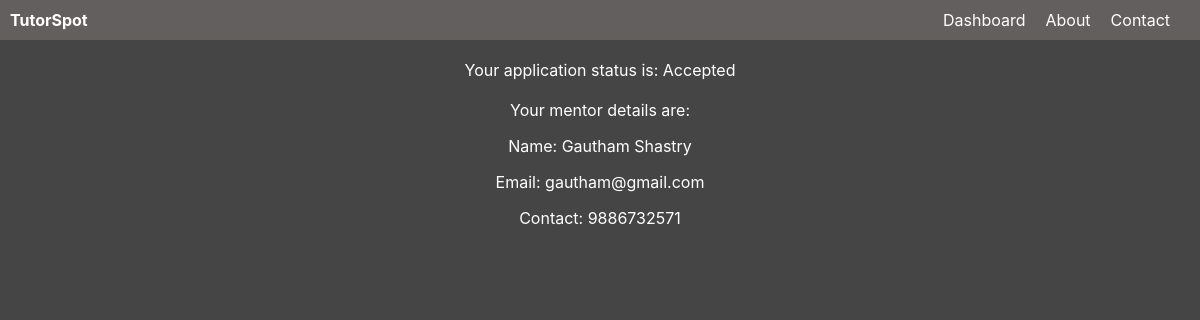
The page /NGO/mentor.php on the database its author committed.
### tables this page shows
CREATE TABLE `ngo_registration` (
  `id` int(11) NOT NULL,
  `ngo_name` varchar(50) NOT NULL,
  `cord` varchar(50) NOT NULL,
  `email` varchar(100) NOT NULL,
  `phone` varchar(100) NOT NULL,
  `no_stud` varchar(100) NOT NULL,
  `age` varchar(100) NOT NULL,
  `application` varchar(500) DEFAULT NULL,
  `STATUS` varchar(100) DEFAULT NULL
);

CREATE TABLE `mentors` (
  `id` int(11) NOT NULL,
  `name` varchar(50) NOT NULL,
  `email` varchar(100) NOT NULL,
  `phone` varchar(255) NOT NULL,
  `ORG_EMAIL` varchar(255) DEFAULT NULL
);

### NGO/mentor.php (the view, shortened to what this page needs)
<!DOCTYPE html>
<html>
	<head>
        <link href="style.css" rel="stylesheet" type="text/css">
		<link rel="stylesheet" href="https://cdnjs.cloudflare.com/ajax/libs/font-awesome/6.2.0/css/all.min.css">
	</head>
	<body>
        <div class="header">
            <h1>TutorSpot</h1>
            <nav>
                <ul>
                    <li><a href="dashboard.html">Dashboard</a></li>
                    <li><a href="#">About</a></li>
                    <li><a href="#">Contact</a></li>
                </ul>
            </nav>
        </div>
        <?php
            $conn = mysqli_connect("localhost", "root", "", "tutorspot");
            $org_email = 'hope@gmail.com';
            $sql = "SELECT name,email,phone FROM mentors WHERE org_email = '$org_email'";
            $sql1 = "SELECT status FROM ngo_registration WHERE email = '$org_email'";
            $result = mysqli_query($conn, $sql);
            $result1 = mysqli_query($conn, $sql1);
if (mysqli_num_rows($result1) > 0 ) {
                      while($row = mysqli_fetch_assoc($result1)) {
                        echo '<div class="status"><p>Your application status is: ' . $row["status"] . '</p></div>';
              }
          } else {
              echo "No results found.";
  }
            if (mysqli_num_rows($result) > 0 ) {
                    while($row = mysqli_fetch_assoc($result)) {
                        echo '<div class="mentor-details">';
                        echo '<p>Your mentor details are:</p>';
                        echo '<p>Name: ' . $row["name"] . '</p>';
                        echo '<p>Email: ' . $row["email"] . '</p>';
                        echo '<p>Contact: ' . $row["phone"] . '</p>';
                        echo '</div>';
            }
        } else {
            echo "No results found.";
}
?>
	</body>
</html>

### NGO/style.css (style rules this page uses)
* { box-sizing: border-box; font-family: -apple-system, BlinkMacSystemFont, "segoe ui", roboto, oxygen, ubuntu, cantarell, "fira sans", "droid sans", "helvetica neue", Arial, sans-serif; font-size: 16px; }
body { background-color: #454545; margin: 0; }
.header { background-color: #645F5F; color: #fff; display: flex; justify-content: space-between; align-items: center; padding: 10px; }
.header h1 { margin: 0; }
.header nav ul { list-style: none; margin: 0; padding: 0; display: flex; }
.header nav li { margin-right: 20px; }
.header nav a { color: #fff; text-decoration: none; }

### NGO/mentor.php (style rules this page uses)
.mentor-details { text-align: center; margin-top: 20px; color: white; }
.status { text-align: center; margin-top: 20px; color: white; }

### rows shown on the page
ngo_registration: STATUS "Accepted"
mentors: name "Gautham Shastry", email "gautham@gmail.com", phone "9886732571"
